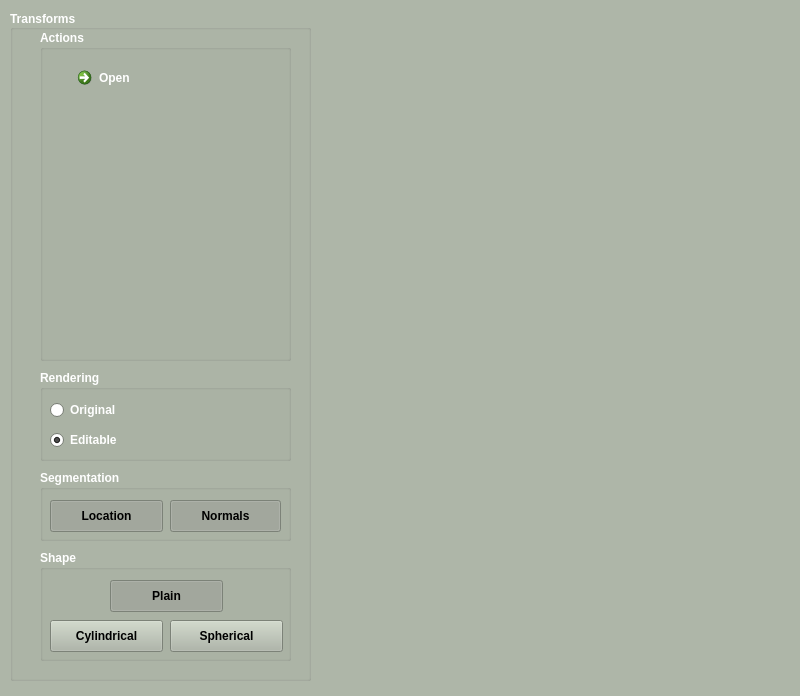
<?xml version="1.0" encoding="UTF-8"?>
<ui version="4.0">
 <class>MainWindow</class>
 <widget class="QWidget" name="MainWindow">
  <property name="geometry">
   <rect>
    <x>0</x>
    <y>0</y>
    <width>800</width>
    <height>696</height>
   </rect>
  </property>
  <property name="sizePolicy">
   <sizepolicy hsizetype="Maximum" vsizetype="Maximum">
    <horstretch>0</horstretch>
    <verstretch>0</verstretch>
   </sizepolicy>
  </property>
  <property name="palette">
   <palette>
    <active>
     <colorrole role="WindowText">
      <brush brushstyle="SolidPattern">
       <color alpha="255">
        <red>255</red>
        <green>255</green>
        <blue>255</blue>
       </color>
      </brush>
     </colorrole>
     <colorrole role="Button">
      <brush brushstyle="SolidPattern">
       <color alpha="255">
        <red>174</red>
        <green>182</green>
        <blue>168</blue>
       </color>
      </brush>
     </colorrole>
     <colorrole role="Light">
      <brush brushstyle="SolidPattern">
       <color alpha="255">
        <red>255</red>
        <green>255</green>
        <blue>254</blue>
       </color>
      </brush>
     </colorrole>
     <colorrole role="Midlight">
      <brush brushstyle="SolidPattern">
       <color alpha="255">
        <red>214</red>
        <green>218</green>
        <blue>211</blue>
       </color>
      </brush>
     </colorrole>
     <colorrole role="Dark">
      <brush brushstyle="SolidPattern">
       <color alpha="255">
        <red>87</red>
        <green>91</green>
        <blue>84</blue>
       </color>
      </brush>
     </colorrole>
     <colorrole role="Mid">
      <brush brushstyle="SolidPattern">
       <color alpha="255">
        <red>116</red>
        <green>121</green>
        <blue>112</blue>
       </color>
      </brush>
     </colorrole>
     <colorrole role="Text">
      <brush brushstyle="SolidPattern">
       <color alpha="255">
        <red>0</red>
        <green>0</green>
        <blue>0</blue>
       </color>
      </brush>
     </colorrole>
     <colorrole role="BrightText">
      <brush brushstyle="SolidPattern">
       <color alpha="255">
        <red>255</red>
        <green>255</green>
        <blue>255</blue>
       </color>
      </brush>
     </colorrole>
     <colorrole role="ButtonText">
      <brush brushstyle="SolidPattern">
       <color alpha="255">
        <red>255</red>
        <green>255</green>
        <blue>255</blue>
       </color>
      </brush>
     </colorrole>
     <colorrole role="Base">
      <brush brushstyle="SolidPattern">
       <color alpha="255">
        <red>255</red>
        <green>255</green>
        <blue>255</blue>
       </color>
      </brush>
     </colorrole>
     <colorrole role="Window">
      <brush brushstyle="SolidPattern">
       <color alpha="255">
        <red>174</red>
        <green>182</green>
        <blue>168</blue>
       </color>
      </brush>
     </colorrole>
     <colorrole role="Shadow">
      <brush brushstyle="SolidPattern">
       <color alpha="255">
        <red>0</red>
        <green>0</green>
        <blue>0</blue>
       </color>
      </brush>
     </colorrole>
     <colorrole role="HighlightedText">
      <brush brushstyle="SolidPattern">
       <color alpha="255">
        <red>255</red>
        <green>255</green>
        <blue>255</blue>
       </color>
      </brush>
     </colorrole>
     <colorrole role="AlternateBase">
      <brush brushstyle="SolidPattern">
       <color alpha="255">
        <red>214</red>
        <green>218</green>
        <blue>211</blue>
       </color>
      </brush>
     </colorrole>
     <colorrole role="ToolTipBase">
      <brush brushstyle="SolidPattern">
       <color alpha="255">
        <red>255</red>
        <green>255</green>
        <blue>220</blue>
       </color>
      </brush>
     </colorrole>
     <colorrole role="ToolTipText">
      <brush brushstyle="SolidPattern">
       <color alpha="255">
        <red>255</red>
        <green>255</green>
        <blue>255</blue>
       </color>
      </brush>
     </colorrole>
    </active>
    <inactive>
     <colorrole role="WindowText">
      <brush brushstyle="SolidPattern">
       <color alpha="255">
        <red>255</red>
        <green>255</green>
        <blue>255</blue>
       </color>
      </brush>
     </colorrole>
     <colorrole role="Button">
      <brush brushstyle="SolidPattern">
       <color alpha="255">
        <red>174</red>
        <green>182</green>
        <blue>168</blue>
       </color>
      </brush>
     </colorrole>
     <colorrole role="Light">
      <brush brushstyle="SolidPattern">
       <color alpha="255">
        <red>255</red>
        <green>255</green>
        <blue>254</blue>
       </color>
      </brush>
     </colorrole>
     <colorrole role="Midlight">
      <brush brushstyle="SolidPattern">
       <color alpha="255">
        <red>214</red>
        <green>218</green>
        <blue>211</blue>
       </color>
      </brush>
     </colorrole>
     <colorrole role="Dark">
      <brush brushstyle="SolidPattern">
       <color alpha="255">
        <red>87</red>
        <green>91</green>
        <blue>84</blue>
       </color>
      </brush>
     </colorrole>
     <colorrole role="Mid">
      <brush brushstyle="SolidPattern">
       <color alpha="255">
        <red>116</red>
        <green>121</green>
        <blue>112</blue>
       </color>
      </brush>
     </colorrole>
     <colorrole role="Text">
      <brush brushstyle="SolidPattern">
       <color alpha="255">
        <red>0</red>
        <green>0</green>
        <blue>0</blue>
       </color>
      </brush>
     </colorrole>
     <colorrole role="BrightText">
      <brush brushstyle="SolidPattern">
       <color alpha="255">
        <red>255</red>
        <green>255</green>
        <blue>255</blue>
       </color>
      </brush>
     </colorrole>
     <colorrole role="ButtonText">
      <brush brushstyle="SolidPattern">
       <color alpha="255">
        <red>255</red>
        <green>255</green>
        <blue>255</blue>
       </color>
      </brush>
     </colorrole>
     <colorrole role="Base">
      <brush brushstyle="SolidPattern">
       <color alpha="255">
        <red>255</red>
        <green>255</green>
        <blue>255</blue>
       </color>
      </brush>
     </colorrole>
     <colorrole role="Window">
      <brush brushstyle="SolidPattern">
       <color alpha="255">
        <red>174</red>
        <green>182</green>
        <blue>168</blue>
       </color>
      </brush>
     </colorrole>
     <colorrole role="Shadow">
      <brush brushstyle="SolidPattern">
       <color alpha="255">
        <red>0</red>
        <green>0</green>
        <blue>0</blue>
       </color>
      </brush>
     </colorrole>
     <colorrole role="HighlightedText">
      <brush brushstyle="SolidPattern">
       <color alpha="255">
        <red>255</red>
        <green>255</green>
        <blue>255</blue>
       </color>
      </brush>
     </colorrole>
     <colorrole role="AlternateBase">
      <brush brushstyle="SolidPattern">
       <color alpha="255">
        <red>214</red>
        <green>218</green>
        <blue>211</blue>
       </color>
      </brush>
     </colorrole>
     <colorrole role="ToolTipBase">
      <brush brushstyle="SolidPattern">
       <color alpha="255">
        <red>255</red>
        <green>255</green>
        <blue>220</blue>
       </color>
      </brush>
     </colorrole>
     <colorrole role="ToolTipText">
      <brush brushstyle="SolidPattern">
       <color alpha="255">
        <red>255</red>
        <green>255</green>
        <blue>255</blue>
       </color>
      </brush>
     </colorrole>
    </inactive>
    <disabled>
     <colorrole role="WindowText">
      <brush brushstyle="SolidPattern">
       <color alpha="255">
        <red>87</red>
        <green>91</green>
        <blue>84</blue>
       </color>
      </brush>
     </colorrole>
     <colorrole role="Button">
      <brush brushstyle="SolidPattern">
       <color alpha="255">
        <red>174</red>
        <green>182</green>
        <blue>168</blue>
       </color>
      </brush>
     </colorrole>
     <colorrole role="Light">
      <brush brushstyle="SolidPattern">
       <color alpha="255">
        <red>255</red>
        <green>255</green>
        <blue>254</blue>
       </color>
      </brush>
     </colorrole>
     <colorrole role="Midlight">
      <brush brushstyle="SolidPattern">
       <color alpha="255">
        <red>214</red>
        <green>218</green>
        <blue>211</blue>
       </color>
      </brush>
     </colorrole>
     <colorrole role="Dark">
      <brush brushstyle="SolidPattern">
       <color alpha="255">
        <red>87</red>
        <green>91</green>
        <blue>84</blue>
       </color>
      </brush>
     </colorrole>
     <colorrole role="Mid">
      <brush brushstyle="SolidPattern">
       <color alpha="255">
        <red>116</red>
        <green>121</green>
        <blue>112</blue>
       </color>
      </brush>
     </colorrole>
     <colorrole role="Text">
      <brush brushstyle="SolidPattern">
       <color alpha="255">
        <red>87</red>
        <green>91</green>
        <blue>84</blue>
       </color>
      </brush>
     </colorrole>
     <colorrole role="BrightText">
      <brush brushstyle="SolidPattern">
       <color alpha="255">
        <red>255</red>
        <green>255</green>
        <blue>255</blue>
       </color>
      </brush>
     </colorrole>
     <colorrole role="ButtonText">
      <brush brushstyle="SolidPattern">
       <color alpha="255">
        <red>87</red>
        <green>91</green>
        <blue>84</blue>
       </color>
      </brush>
     </colorrole>
     <colorrole role="Base">
      <brush brushstyle="SolidPattern">
       <color alpha="255">
        <red>174</red>
        <green>182</green>
        <blue>168</blue>
       </color>
      </brush>
     </colorrole>
     <colorrole role="Window">
      <brush brushstyle="SolidPattern">
       <color alpha="255">
        <red>174</red>
        <green>182</green>
        <blue>168</blue>
       </color>
      </brush>
     </colorrole>
     <colorrole role="Shadow">
      <brush brushstyle="SolidPattern">
       <color alpha="255">
        <red>0</red>
        <green>0</green>
        <blue>0</blue>
       </color>
      </brush>
     </colorrole>
     <colorrole role="HighlightedText">
      <brush brushstyle="SolidPattern">
       <color alpha="255">
        <red>255</red>
        <green>255</green>
        <blue>255</blue>
       </color>
      </brush>
     </colorrole>
     <colorrole role="AlternateBase">
      <brush brushstyle="SolidPattern">
       <color alpha="255">
        <red>174</red>
        <green>182</green>
        <blue>168</blue>
       </color>
      </brush>
     </colorrole>
     <colorrole role="ToolTipBase">
      <brush brushstyle="SolidPattern">
       <color alpha="255">
        <red>255</red>
        <green>255</green>
        <blue>220</blue>
       </color>
      </brush>
     </colorrole>
     <colorrole role="ToolTipText">
      <brush brushstyle="SolidPattern">
       <color alpha="255">
        <red>255</red>
        <green>255</green>
        <blue>255</blue>
       </color>
      </brush>
     </colorrole>
    </disabled>
   </palette>
  </property>
  <property name="windowTitle">
   <string>OSG2CityGML</string>
  </property>
  <property name="layoutDirection">
   <enum>Qt::LeftToRight</enum>
  </property>
  <property name="autoFillBackground">
   <bool>true</bool>
  </property>
  <widget class="OSGWidget" name="osgWidget" native="true">
   <property name="geometry">
    <rect>
     <x>0</x>
     <y>0</y>
     <width>16</width>
     <height>16</height>
    </rect>
   </property>
   <property name="sizePolicy">
    <sizepolicy hsizetype="Maximum" vsizetype="Maximum">
     <horstretch>0</horstretch>
     <verstretch>0</verstretch>
    </sizepolicy>
   </property>
   <property name="mouseTracking">
    <bool>true</bool>
   </property>
  </widget>
  <widget class="QGroupBox" name="controlsGroup">
   <property name="geometry">
    <rect>
     <x>10</x>
     <y>10</y>
     <width>301</width>
     <height>671</height>
    </rect>
   </property>
   <property name="sizePolicy">
    <sizepolicy hsizetype="Preferred" vsizetype="Maximum">
     <horstretch>0</horstretch>
     <verstretch>0</verstretch>
    </sizepolicy>
   </property>
   <property name="font">
    <font>
     <weight>75</weight>
     <bold>true</bold>
    </font>
   </property>
   <property name="autoFillBackground">
    <bool>true</bool>
   </property>
   <property name="title">
    <string>Transforms</string>
   </property>
   <property name="alignment">
    <set>Qt::AlignLeading|Qt::AlignLeft|Qt::AlignVCenter</set>
   </property>
   <property name="flat">
    <bool>false</bool>
   </property>
   <property name="checkable">
    <bool>false</bool>
   </property>
   <widget class="QGroupBox" name="groupBox_3">
    <property name="geometry">
     <rect>
      <x>30</x>
      <y>460</y>
      <width>251</width>
      <height>71</height>
     </rect>
    </property>
    <property name="font">
     <font>
      <weight>75</weight>
      <bold>true</bold>
     </font>
    </property>
    <property name="autoFillBackground">
     <bool>false</bool>
    </property>
    <property name="title">
     <string>Segmentation</string>
    </property>
    <widget class="QPushButton" name="enableLightBtn">
     <property name="geometry">
      <rect>
       <x>10</x>
       <y>30</y>
       <width>113</width>
       <height>32</height>
      </rect>
     </property>
     <property name="palette">
      <palette>
       <active>
        <colorrole role="ButtonText">
         <brush brushstyle="SolidPattern">
          <color alpha="255">
           <red>0</red>
           <green>0</green>
           <blue>0</blue>
          </color>
         </brush>
        </colorrole>
       </active>
       <inactive>
        <colorrole role="ButtonText">
         <brush brushstyle="SolidPattern">
          <color alpha="255">
           <red>0</red>
           <green>0</green>
           <blue>0</blue>
          </color>
         </brush>
        </colorrole>
       </inactive>
       <disabled>
        <colorrole role="ButtonText">
         <brush brushstyle="SolidPattern">
          <color alpha="0">
           <red>75</red>
           <green>74</green>
           <blue>77</blue>
          </color>
         </brush>
        </colorrole>
       </disabled>
      </palette>
     </property>
     <property name="text">
      <string>Location</string>
     </property>
     <property name="checkable">
      <bool>true</bool>
     </property>
     <property name="checked">
      <bool>true</bool>
     </property>
     <property name="autoDefault">
      <bool>true</bool>
     </property>
    </widget>
    <widget class="QPushButton" name="multilightsBtn">
     <property name="enabled">
      <bool>true</bool>
     </property>
     <property name="geometry">
      <rect>
       <x>130</x>
       <y>30</y>
       <width>111</width>
       <height>32</height>
      </rect>
     </property>
     <property name="palette">
      <palette>
       <active>
        <colorrole role="ButtonText">
         <brush brushstyle="SolidPattern">
          <color alpha="255">
           <red>0</red>
           <green>0</green>
           <blue>0</blue>
          </color>
         </brush>
        </colorrole>
       </active>
       <inactive>
        <colorrole role="ButtonText">
         <brush brushstyle="SolidPattern">
          <color alpha="255">
           <red>0</red>
           <green>0</green>
           <blue>0</blue>
          </color>
         </brush>
        </colorrole>
       </inactive>
       <disabled>
        <colorrole role="ButtonText">
         <brush brushstyle="SolidPattern">
          <color alpha="0">
           <red>75</red>
           <green>74</green>
           <blue>77</blue>
          </color>
         </brush>
        </colorrole>
       </disabled>
      </palette>
     </property>
     <property name="text">
      <string>Normals</string>
     </property>
     <property name="checkable">
      <bool>true</bool>
     </property>
     <property name="checked">
      <bool>true</bool>
     </property>
    </widget>
   </widget>
   <widget class="QGroupBox" name="groupBox_2">
    <property name="geometry">
     <rect>
      <x>30</x>
      <y>360</y>
      <width>251</width>
      <height>91</height>
     </rect>
    </property>
    <property name="font">
     <font>
      <weight>75</weight>
      <bold>true</bold>
     </font>
    </property>
    <property name="autoFillBackground">
     <bool>false</bool>
    </property>
    <property name="title">
     <string>Rendering</string>
    </property>
    <widget class="QRadioButton" name="flatShadingRb">
     <property name="geometry">
      <rect>
       <x>10</x>
       <y>30</y>
       <width>100</width>
       <height>20</height>
      </rect>
     </property>
     <property name="text">
      <string>Original</string>
     </property>
    </widget>
    <widget class="QRadioButton" name="smoothShadingRb">
     <property name="geometry">
      <rect>
       <x>10</x>
       <y>60</y>
       <width>121</width>
       <height>20</height>
      </rect>
     </property>
     <property name="text">
      <string>Editable</string>
     </property>
     <property name="checked">
      <bool>true</bool>
     </property>
    </widget>
   </widget>
   <widget class="QGroupBox" name="groupBox_4">
    <property name="geometry">
     <rect>
      <x>30</x>
      <y>540</y>
      <width>251</width>
      <height>111</height>
     </rect>
    </property>
    <property name="font">
     <font>
      <weight>75</weight>
      <bold>true</bold>
     </font>
    </property>
    <property name="autoFillBackground">
     <bool>false</bool>
    </property>
    <property name="title">
     <string>Shape</string>
    </property>
    <widget class="QPushButton" name="boundBoxBtn">
     <property name="geometry">
      <rect>
       <x>10</x>
       <y>70</y>
       <width>113</width>
       <height>32</height>
      </rect>
     </property>
     <property name="palette">
      <palette>
       <active>
        <colorrole role="ButtonText">
         <brush brushstyle="SolidPattern">
          <color alpha="255">
           <red>0</red>
           <green>0</green>
           <blue>0</blue>
          </color>
         </brush>
        </colorrole>
       </active>
       <inactive>
        <colorrole role="ButtonText">
         <brush brushstyle="SolidPattern">
          <color alpha="255">
           <red>0</red>
           <green>0</green>
           <blue>0</blue>
          </color>
         </brush>
        </colorrole>
       </inactive>
       <disabled>
        <colorrole role="ButtonText">
         <brush brushstyle="SolidPattern">
          <color alpha="0">
           <red>75</red>
           <green>74</green>
           <blue>77</blue>
          </color>
         </brush>
        </colorrole>
       </disabled>
      </palette>
     </property>
     <property name="text">
      <string>Cylindrical</string>
     </property>
     <property name="checkable">
      <bool>true</bool>
     </property>
     <property name="checked">
      <bool>false</bool>
     </property>
    </widget>
    <widget class="QPushButton" name="groundBtn">
     <property name="geometry">
      <rect>
       <x>130</x>
       <y>70</y>
       <width>113</width>
       <height>32</height>
      </rect>
     </property>
     <property name="palette">
      <palette>
       <active>
        <colorrole role="ButtonText">
         <brush brushstyle="SolidPattern">
          <color alpha="255">
           <red>0</red>
           <green>0</green>
           <blue>0</blue>
          </color>
         </brush>
        </colorrole>
       </active>
       <inactive>
        <colorrole role="ButtonText">
         <brush brushstyle="SolidPattern">
          <color alpha="255">
           <red>0</red>
           <green>0</green>
           <blue>0</blue>
          </color>
         </brush>
        </colorrole>
       </inactive>
       <disabled>
        <colorrole role="ButtonText">
         <brush brushstyle="SolidPattern">
          <color alpha="0">
           <red>75</red>
           <green>74</green>
           <blue>77</blue>
          </color>
         </brush>
        </colorrole>
       </disabled>
      </palette>
     </property>
     <property name="text">
      <string>Spherical</string>
     </property>
     <property name="checkable">
      <bool>true</bool>
     </property>
     <property name="checked">
      <bool>false</bool>
     </property>
    </widget>
    <widget class="QPushButton" name="groundBtn_2">
     <property name="geometry">
      <rect>
       <x>70</x>
       <y>30</y>
       <width>113</width>
       <height>32</height>
      </rect>
     </property>
     <property name="palette">
      <palette>
       <active>
        <colorrole role="ButtonText">
         <brush brushstyle="SolidPattern">
          <color alpha="255">
           <red>0</red>
           <green>0</green>
           <blue>0</blue>
          </color>
         </brush>
        </colorrole>
       </active>
       <inactive>
        <colorrole role="ButtonText">
         <brush brushstyle="SolidPattern">
          <color alpha="255">
           <red>0</red>
           <green>0</green>
           <blue>0</blue>
          </color>
         </brush>
        </colorrole>
       </inactive>
       <disabled>
        <colorrole role="ButtonText">
         <brush brushstyle="SolidPattern">
          <color alpha="0">
           <red>75</red>
           <green>74</green>
           <blue>77</blue>
          </color>
         </brush>
        </colorrole>
       </disabled>
      </palette>
     </property>
     <property name="text">
      <string>Plain</string>
     </property>
     <property name="checkable">
      <bool>true</bool>
     </property>
     <property name="checked">
      <bool>true</bool>
     </property>
    </widget>
   </widget>
   <widget class="QGroupBox" name="groupBox">
    <property name="geometry">
     <rect>
      <x>30</x>
      <y>20</y>
      <width>251</width>
      <height>331</height>
     </rect>
    </property>
    <property name="font">
     <font>
      <weight>75</weight>
      <bold>true</bold>
     </font>
    </property>
    <property name="title">
     <string>Actions</string>
    </property>
    <widget class="QCommandLinkButton" name="commandLinkButton">
     <property name="geometry">
      <rect>
       <x>30</x>
       <y>30</y>
       <width>193</width>
       <height>41</height>
      </rect>
     </property>
     <property name="palette">
      <palette>
       <active>
        <colorrole role="ButtonText">
         <brush brushstyle="SolidPattern">
          <color alpha="255">
           <red>255</red>
           <green>255</green>
           <blue>255</blue>
          </color>
         </brush>
        </colorrole>
       </active>
       <inactive>
        <colorrole role="ButtonText">
         <brush brushstyle="SolidPattern">
          <color alpha="255">
           <red>255</red>
           <green>255</green>
           <blue>255</blue>
          </color>
         </brush>
        </colorrole>
       </inactive>
       <disabled>
        <colorrole role="ButtonText">
         <brush brushstyle="SolidPattern">
          <color alpha="0">
           <red>75</red>
           <green>74</green>
           <blue>77</blue>
          </color>
         </brush>
        </colorrole>
       </disabled>
      </palette>
     </property>
     <property name="font">
      <font>
       <weight>75</weight>
       <bold>true</bold>
      </font>
     </property>
     <property name="text">
      <string>Open</string>
     </property>
    </widget>
   </widget>
  </widget>
 </widget>
 <layoutdefault spacing="6" margin="11"/>
 <customwidgets>
  <customwidget>
   <class>OSGWidget</class>
   <extends>QWidget</extends>
   <header>include/osgwidget.h</header>
   <container>1</container>
  </customwidget>
 </customwidgets>
 <resources/>
 <connections/>
</ui>
